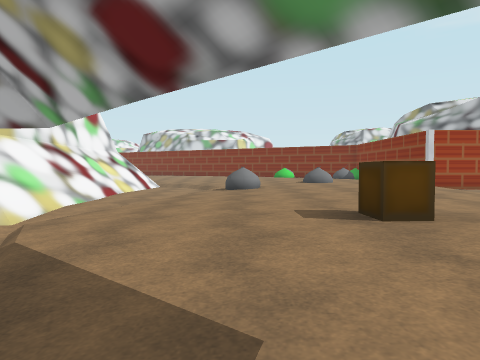
View 1 (above)

23 first-person views from a walk through a Godot game level. The camera is 1.2 m above the floor, tilts 2° down and sees 75° across. The floor is counted in squares, 2 m on a side. Each view is taken from the middle of a square. On the plan, view 1 faces up. The plan holds only what a view shows up to about 9 squares ahead; the rest is blank. The place goes on beyond the plan. Characters and animated objects are not drawn. Some surface patterns are stand-ins.

View 2
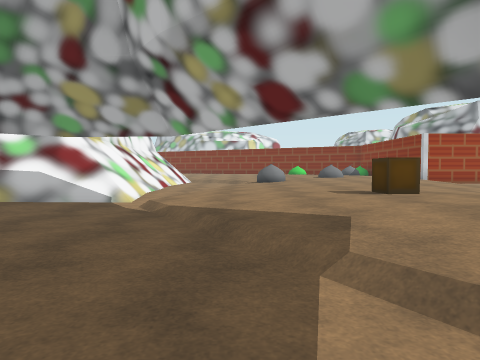

View 3
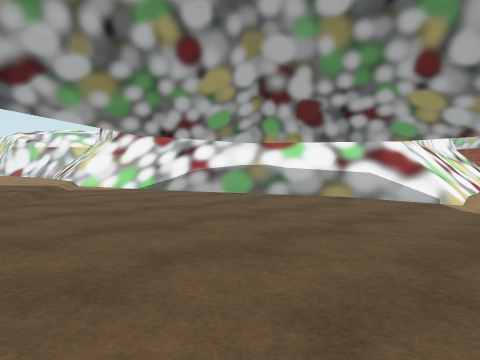

View 4
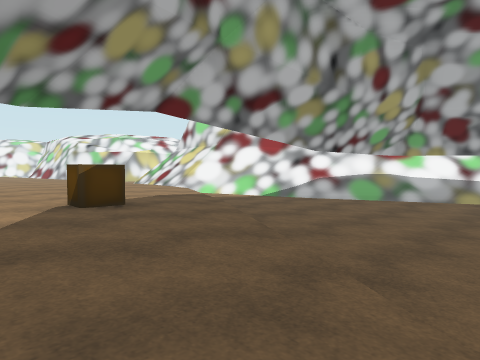

View 5
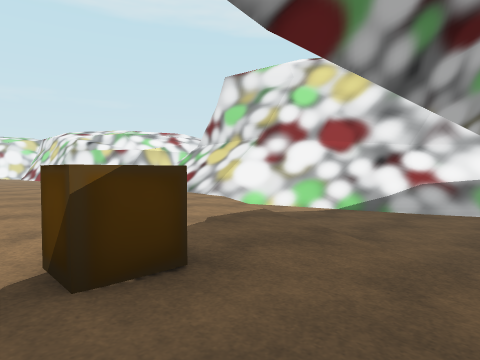

View 6
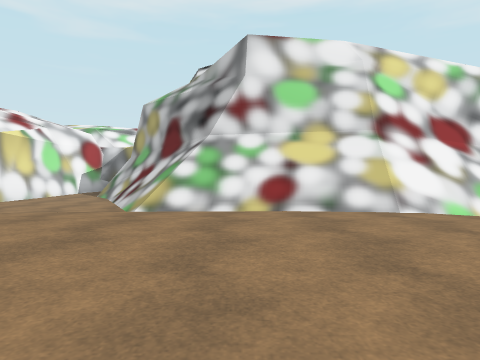

View 7
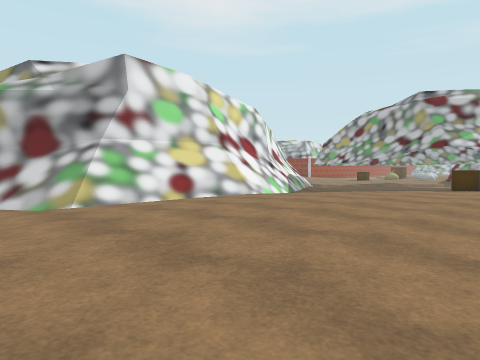

View 8
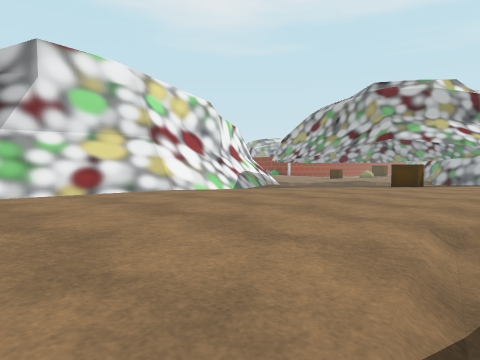

View 9
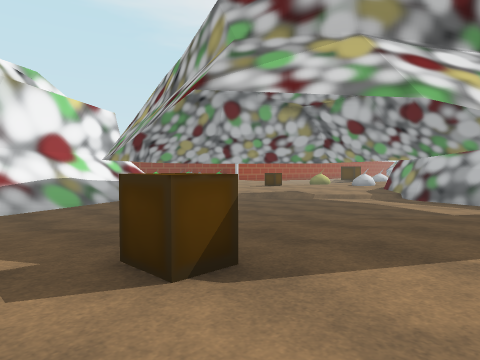

View 10
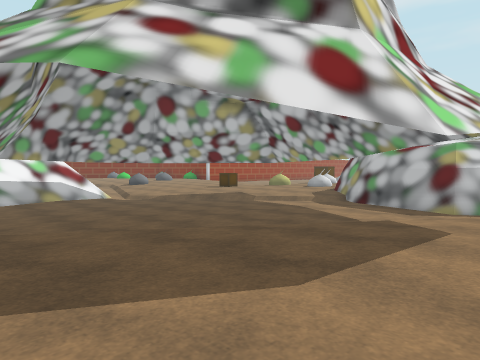

View 11
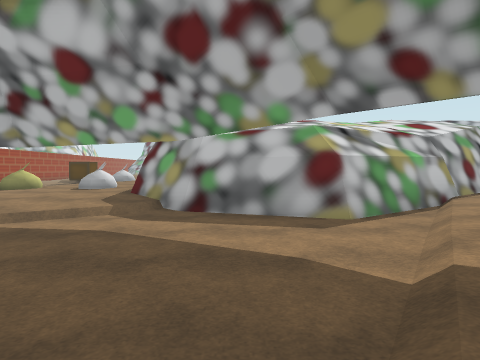

View 12
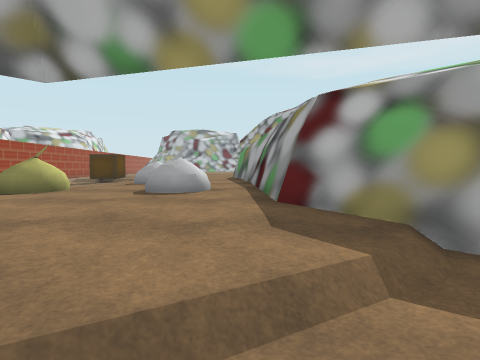

View 13
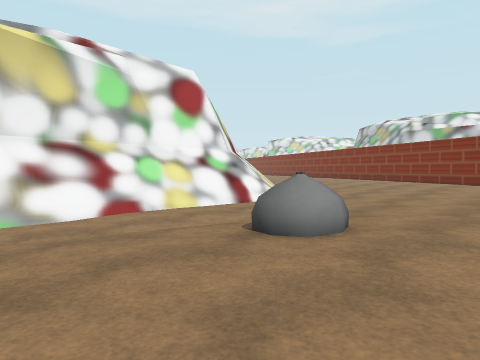

View 14
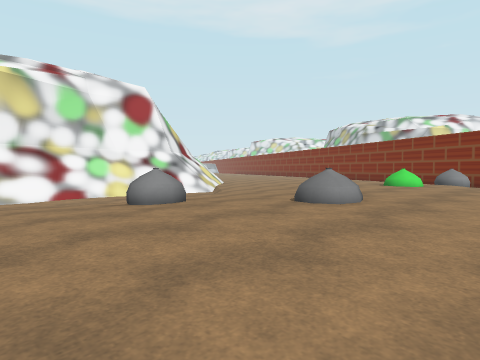

View 15
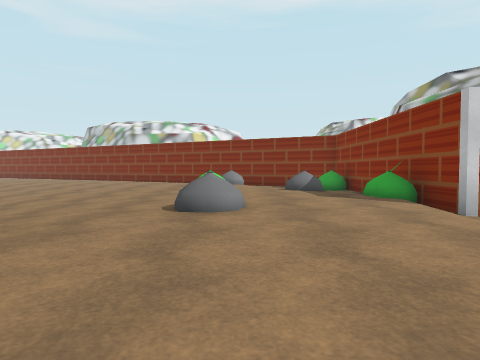

View 16
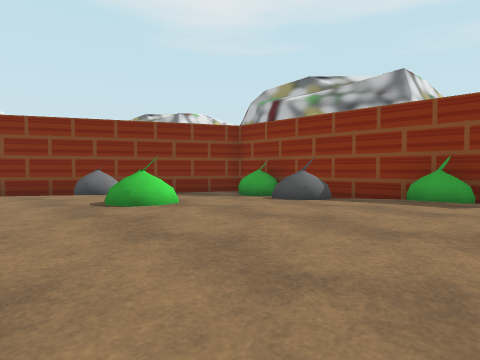

View 17
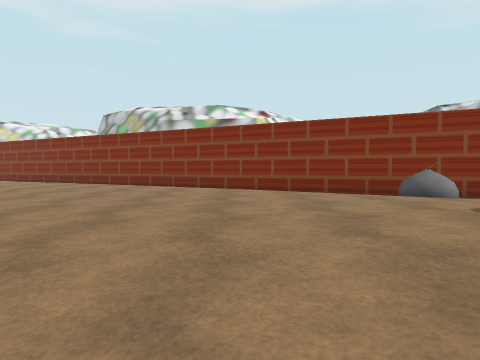

View 18
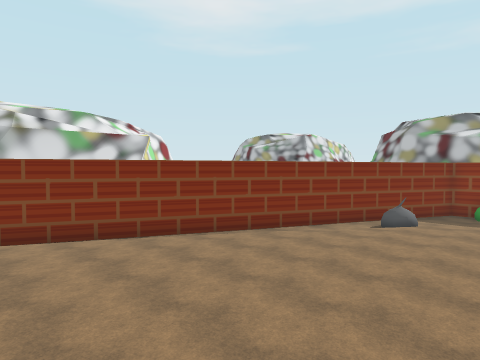

View 19
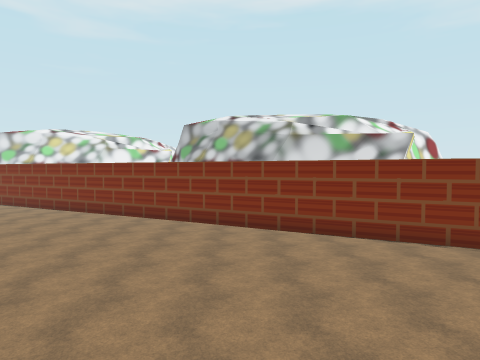

View 20
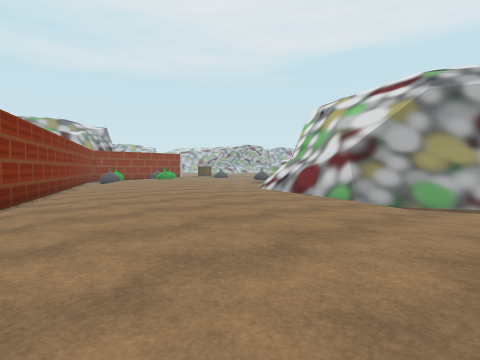

View 21
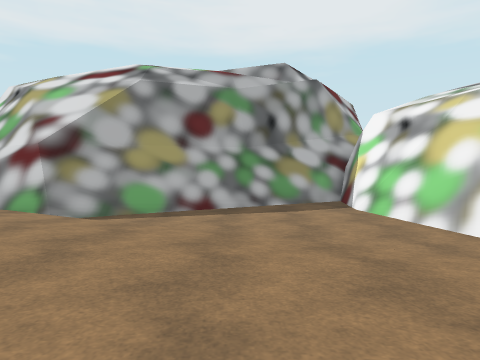

View 22
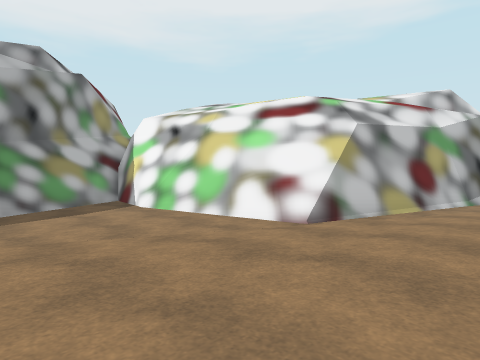

View 23
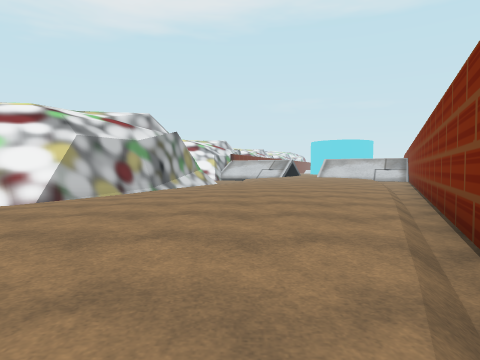

### Floor plan
Key: @ floor where view 1 was taken; # wall or solid block; . main floor; : floor 0.25 m higher than the main floor; - floor 0.25 m lower than the main floor; _ floor 0.5 m lower than the main floor; < floor 0.75 m lower than the main floor; / step, stairs or slope; = window, fence, low wall or low ledge; ^ raised ledge; v drop or lower ground; O other object.
Columns run from 20 left of view 1 to 7 right of it. Each row starts with its distance up from view 1.
 28  .../###
 27  ......#
 26  ........
 25  ..........
 24  ...........//###
 23  .............//###
 22 //-............./-###
 21 #_///............./-###
 20 ##^_///............//-##
 19   ^/__///-.........../  ###
 18   ##____//-...........=^ -##
 17    #_____###  ........./ -=#
 16    #___##vv#/  ......::./-^#
 15    #_###  vv#/  -....:=./  #
 14    ##v           -....::/= #
 13                   -...:::.=#
 12                #/_/-...::.=#
 11                #/__/....../#
 10                #/__ -..=../
  9                #/__/^...../
  8                =/__/-.....
  7                #///--.....
  6                #/_/--..../
  5                #/</--...-
  4 /##          v##=/---.O--
  3 -//##   v  v###_<</--.O.=
  2 -////#######=____<//-...^..
  1 --/////=##----_____/-.....=
  0 ///....//----_______@../=.:=
 -1  :::::::../--_______/-...:##
 -2 ::::::::::../--______/#####
 -3 ::::::::::::.//--____##
 -4 :::::::::::O:../--___#
 -5 :::::::::::::::.//-_##
 -6 :::::::::::::: :../-##
 -7   /         ::::: .//#

Positions as (right, up) in squares from view 1, and headings:
1: (0, 0), facing up
2: (-1, -2), facing up
3: (-2, -3), facing up-left
4: (-4, -6), facing up-left
5: (-7, -5), facing up-left
6: (-16, -5), facing up
7: (-20, -6), facing up-right
8: (-18, -7), facing up-right
9: (-10, -6), facing up-right
10: (-8, -7), facing up-right
11: (-5, -4), facing right
12: (-1, -1), facing right
13: (2, 6), facing up-left
14: (5, 6), facing up-left
15: (3, 6), facing up
16: (0, 11), facing up-right
17: (-1, 12), facing up
18: (-7, 15), facing up-right
19: (-7, 15), facing up
20: (-14, 25), facing down-right
21: (-14, 23), facing down
22: (-13, 23), facing down-left
23: (-10, 25), facing left
